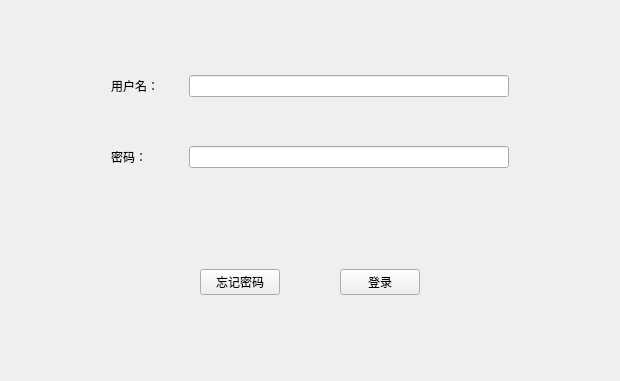
<?xml version="1.0" encoding="UTF-8"?>
<ui version="4.0">
 <class>loginWidget</class>
 <widget class="QWidget" name="loginWidget">
  <property name="geometry">
   <rect>
    <x>0</x>
    <y>0</y>
    <width>620</width>
    <height>381</height>
   </rect>
  </property>
  <property name="windowTitle">
   <string>Form</string>
  </property>
  <layout class="QGridLayout" name="gridLayout_2">
   <item row="1" column="0">
    <widget class="QWidget" name="widget_2" native="true">
     <layout class="QHBoxLayout" name="horizontalLayout">
      <property name="spacing">
       <number>0</number>
      </property>
      <property name="leftMargin">
       <number>0</number>
      </property>
      <property name="topMargin">
       <number>0</number>
      </property>
      <property name="rightMargin">
       <number>0</number>
      </property>
      <property name="bottomMargin">
       <number>0</number>
      </property>
      <item>
       <spacer name="horizontalSpacer_4">
        <property name="orientation">
         <enum>Qt::Horizontal</enum>
        </property>
        <property name="sizeHint" stdset="0">
         <size>
          <width>40</width>
          <height>20</height>
         </size>
        </property>
       </spacer>
      </item>
      <item>
       <widget class="QPushButton" name="forgetPassward">
        <property name="text">
         <string>忘记密码</string>
        </property>
       </widget>
      </item>
      <item>
       <spacer name="horizontalSpacer_6">
        <property name="orientation">
         <enum>Qt::Horizontal</enum>
        </property>
        <property name="sizeType">
         <enum>QSizePolicy::Fixed</enum>
        </property>
        <property name="sizeHint" stdset="0">
         <size>
          <width>60</width>
          <height>20</height>
         </size>
        </property>
       </spacer>
      </item>
      <item>
       <widget class="QPushButton" name="loginButton">
        <property name="text">
         <string>登录</string>
        </property>
       </widget>
      </item>
      <item>
       <spacer name="horizontalSpacer_5">
        <property name="orientation">
         <enum>Qt::Horizontal</enum>
        </property>
        <property name="sizeHint" stdset="0">
         <size>
          <width>40</width>
          <height>20</height>
         </size>
        </property>
       </spacer>
      </item>
     </layout>
    </widget>
   </item>
   <item row="0" column="0">
    <widget class="QWidget" name="widget" native="true">
     <layout class="QGridLayout" name="gridLayout">
      <property name="leftMargin">
       <number>0</number>
      </property>
      <property name="topMargin">
       <number>0</number>
      </property>
      <property name="rightMargin">
       <number>0</number>
      </property>
      <property name="bottomMargin">
       <number>0</number>
      </property>
      <property name="spacing">
       <number>0</number>
      </property>
      <item row="1" column="3">
       <widget class="QLineEdit" name="username"/>
      </item>
      <item row="1" column="2">
       <spacer name="horizontalSpacer">
        <property name="orientation">
         <enum>Qt::Horizontal</enum>
        </property>
        <property name="sizeType">
         <enum>QSizePolicy::Fixed</enum>
        </property>
        <property name="sizeHint" stdset="0">
         <size>
          <width>30</width>
          <height>20</height>
         </size>
        </property>
       </spacer>
      </item>
      <item row="1" column="0">
       <spacer name="horizontalSpacer_3">
        <property name="orientation">
         <enum>Qt::Horizontal</enum>
        </property>
        <property name="sizeType">
         <enum>QSizePolicy::Fixed</enum>
        </property>
        <property name="sizeHint" stdset="0">
         <size>
          <width>100</width>
          <height>20</height>
         </size>
        </property>
       </spacer>
      </item>
      <item row="2" column="3">
       <spacer name="verticalSpacer">
        <property name="orientation">
         <enum>Qt::Vertical</enum>
        </property>
        <property name="sizeType">
         <enum>QSizePolicy::Fixed</enum>
        </property>
        <property name="sizeHint" stdset="0">
         <size>
          <width>20</width>
          <height>30</height>
         </size>
        </property>
       </spacer>
      </item>
      <item row="1" column="4">
       <spacer name="horizontalSpacer_2">
        <property name="orientation">
         <enum>Qt::Horizontal</enum>
        </property>
        <property name="sizeType">
         <enum>QSizePolicy::Fixed</enum>
        </property>
        <property name="sizeHint" stdset="0">
         <size>
          <width>100</width>
          <height>20</height>
         </size>
        </property>
       </spacer>
      </item>
      <item row="3" column="1">
       <widget class="QLabel" name="label_2">
        <property name="text">
         <string>密码：</string>
        </property>
       </widget>
      </item>
      <item row="3" column="3">
       <widget class="QLineEdit" name="passward"/>
      </item>
      <item row="1" column="1">
       <widget class="QLabel" name="label">
        <property name="text">
         <string>用户名：</string>
        </property>
       </widget>
      </item>
      <item row="0" column="3">
       <spacer name="verticalSpacer_2">
        <property name="orientation">
         <enum>Qt::Vertical</enum>
        </property>
        <property name="sizeType">
         <enum>QSizePolicy::Fixed</enum>
        </property>
        <property name="sizeHint" stdset="0">
         <size>
          <width>20</width>
          <height>45</height>
         </size>
        </property>
       </spacer>
      </item>
     </layout>
    </widget>
   </item>
  </layout>
 </widget>
 <resources/>
 <connections/>
</ui>
